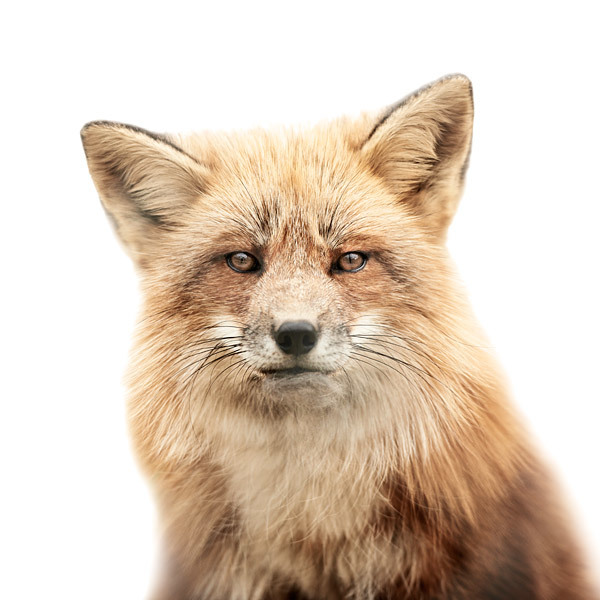
#> input picture Lab1/photos/pic1.jpg, 600 x 600 px; its folder holds only this picture in this run
$ python Lab1.py
#> lines starting #> are read from the running program, lines starting #| are printed output that depends on the picture; after the words box and inside, x2 and y2 are one past the last pixel; in counts of white or black regions, pixels touching at a corner belong together
#> further down, input_image is the input picture: shape (600, 600, 3); mean B, G, R 187.8, 204.5, 221.6
import os
import cv2
import numpy as np

input_dir = "photos"
output_dir = "output"

# Function to convert a color image to grayscale with gamma correction
def convert_to_grayscale(input_image, gamma=1.04):
#> called with gamma = 1.04
    r_const, g_const, b_const = 0.2126, 0.7152, 0.0722
    grayscale_image = r_const * input_image[:, :, 2] ** gamma + g_const * input_image[:, :, 1] ** gamma + b_const * input_image[:, :, 0] ** gamma
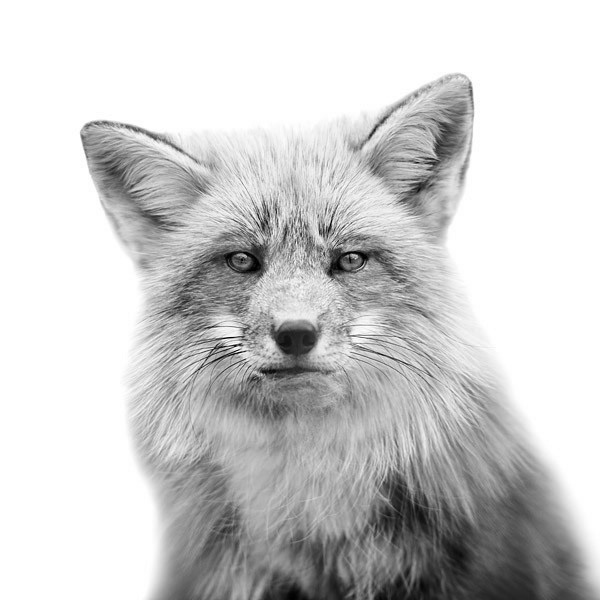
#> grayscale_image: shape (600, 600) float64; min 0, max 318.3, mean 256.7; drawn with min black and max white
    return grayscale_image.astype(np.uint8)
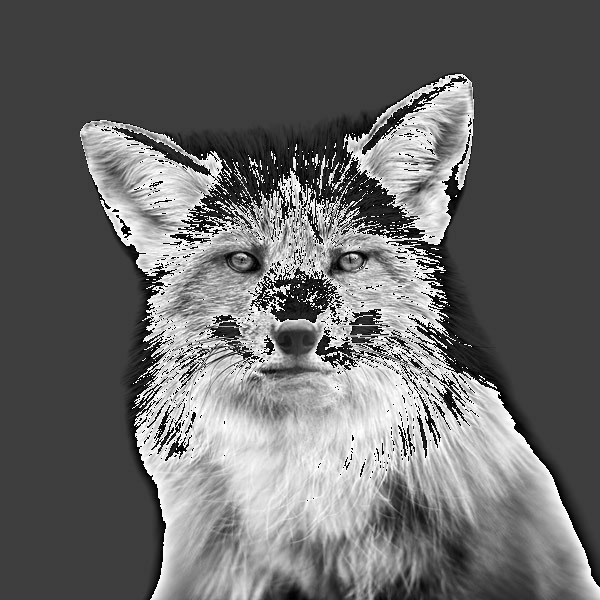
#> returned value: shape (600, 600); min 0, max 255, mean 104.3

# Function to compute Otsu's criteria for a given threshold
def _compute_otsu_criteria(im, th):
    thresholded_im = np.zeros(im.shape)
    thresholded_im[im >= th] = 1
    nb_pixels = im.size
    nb_pixels1 = np.count_nonzero(thresholded_im)
    weight1 = nb_pixels1 / nb_pixels
    weight0 = 1 - weight1

    if weight1 == 0 or weight0 == 0:
        return np.inf

    val_pixels1 = im[thresholded_im == 1]
    val_pixels0 = im[thresholded_im == 0]

    var1 = np.var(val_pixels1) if len(val_pixels1) > 0 else 0
    var0 = np.var(val_pixels0) if len(val_pixels0) > 0 else 0

    return weight0 * var0 + weight1 * var1

# Function to binarize an image using Otsu's method
def otsuThresholding(img: np.ndarray) -> np.ndarray:
    threshold_range = range(np.max(img)+1)
    criterias = np.array([_compute_otsu_criteria(img, th) for th in threshold_range])

    best_threshold = threshold_range[np.argmin(criterias)]
#> best_threshold = 130

    binary = img
    binary[binary > best_threshold] = 255
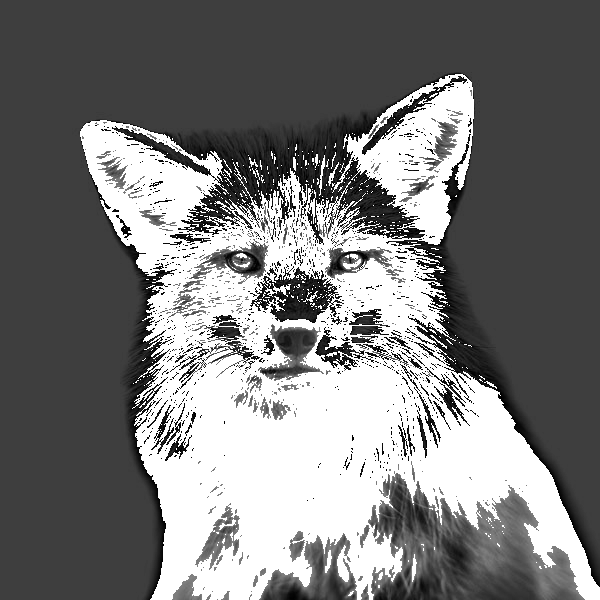
#> binary: shape (600, 600); min 0, max 255, mean 121.5
    binary[binary <= best_threshold] = 0
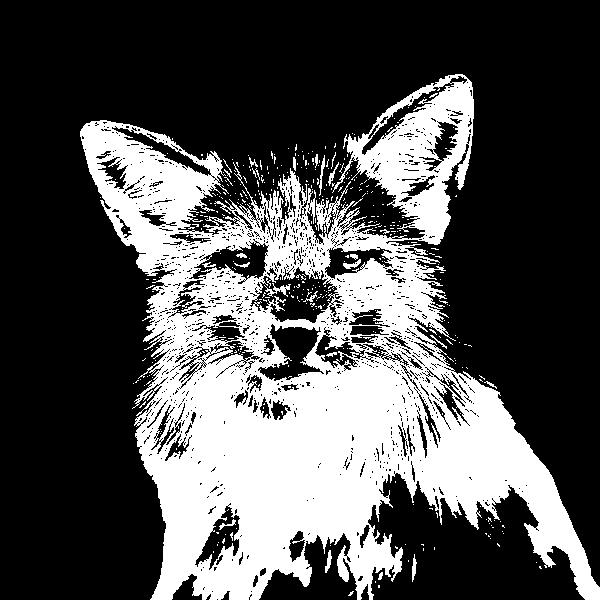
#> binary: shape (600, 600); 31.8% white; 415 white regions (393 under 20 px), largest, box (x1, y1, x2, y2) and area: (80, 74, 600, 600) 112330, (264, 283, 291, 297) 131, (319, 155, 325, 196) 86

    return binary


image_files = [f for f in os.listdir(input_dir) if f.endswith(('.jpg', '.png', '.jpeg'))]

for image_file in image_files:
    input_image = cv2.imread(os.path.join(input_dir, image_file))
    grayscale_image = convert_to_grayscale(input_image)
    thresholded_image = otsuThresholding(grayscale_image)
    object_image = cv2.bitwise_and(input_image, input_image, mask=thresholded_image)
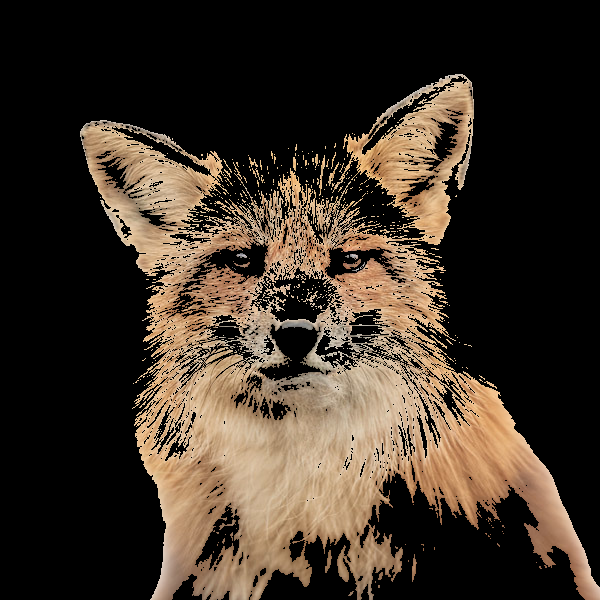
#> object_image: shape (600, 600, 3); mean B, G, R 39.4, 50.7, 62.1
    object_path = os.path.join(output_dir, image_file)
    cv2.imwrite(object_path, object_image)

$ run again, on Lab1/photos/pic2.jpg
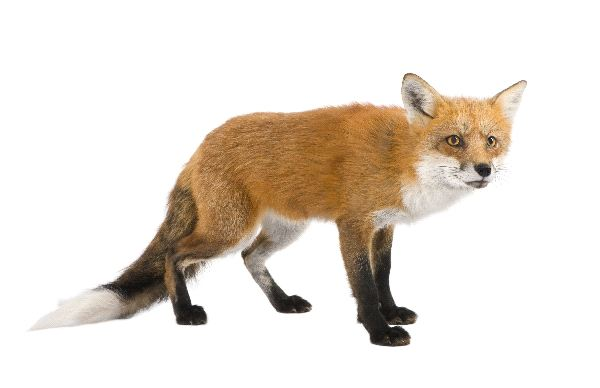
#> input picture Lab1/photos/pic2.jpg, 600 x 388 px
#> input_image is the input picture: shape (388, 600, 3); mean B, G, R 215.5, 223.8, 231.5
#> in convert_to_grayscale, `return grayscale_image.astype(np.uint8)`:
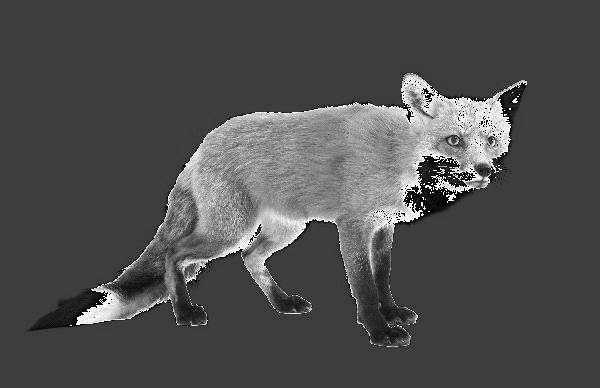
#> returned value: shape (388, 600); min 0, max 255, mean 78.6
#> best_threshold = 116
#> `object_image = cv2.bitwise_and(input_image, input_image, mask=threshol..`:
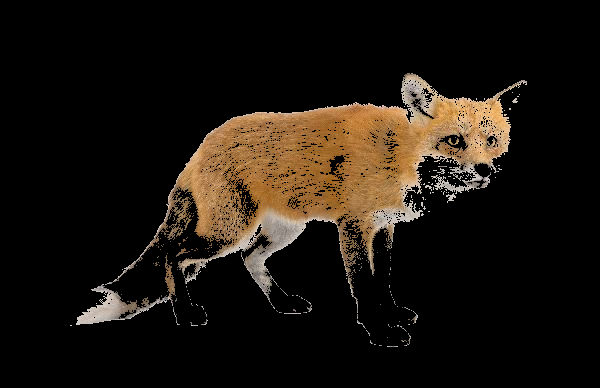
#> object_image: shape (388, 600, 3); mean B, G, R 14.4, 21.4, 27.8

$ run again, on Lab1/photos/text2.jpg
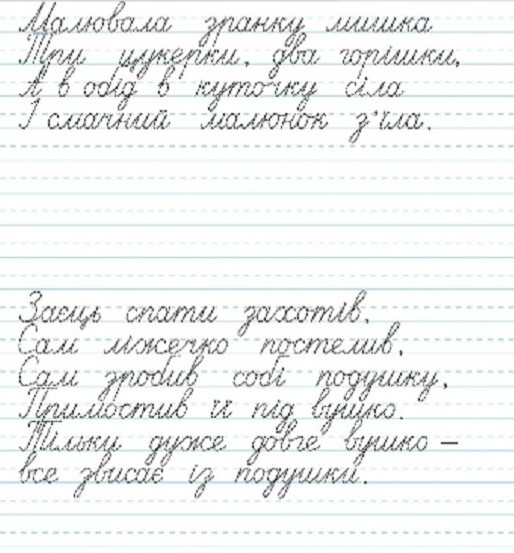
#> input picture Lab1/photos/text2.jpg, 514 x 553 px
#> input_image is the input picture: shape (553, 514, 3); mean B, G, R 241.6, 241.2, 239.5
#> in convert_to_grayscale, `return grayscale_image.astype(np.uint8)`:
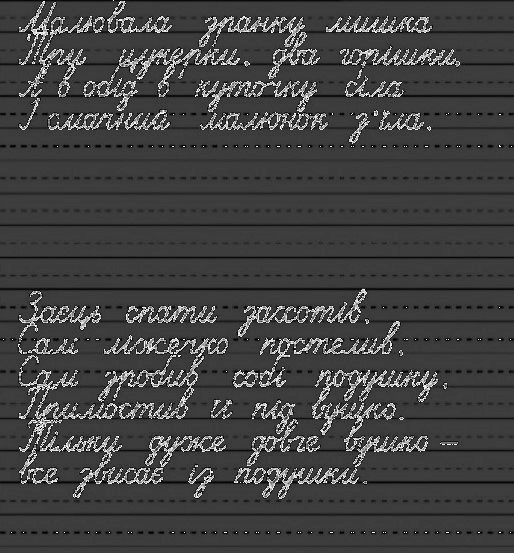
#> returned value: shape (553, 514); min 0, max 255, mean 67
#> best_threshold = 129
#> `object_image = cv2.bitwise_and(input_image, input_image, mask=threshol..`:
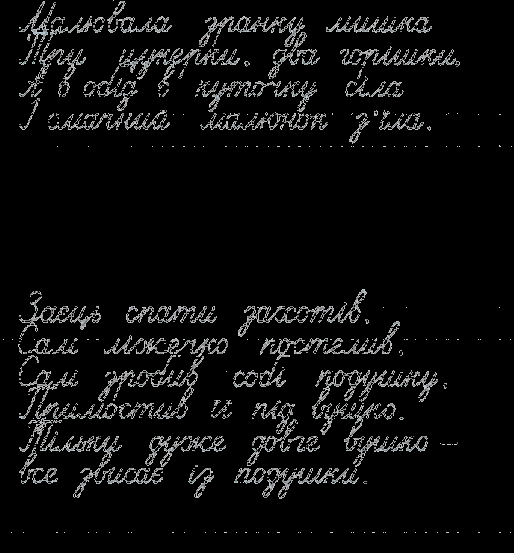
#> object_image: shape (553, 514, 3); mean B, G, R 13.1, 13, 12.9
